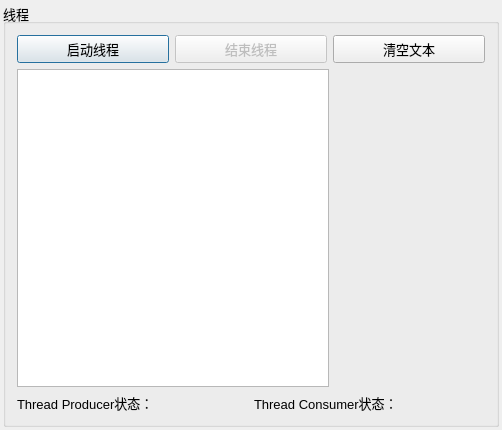
<?xml version="1.0" encoding="UTF-8"?>
<ui version="4.0">
 <class>Dialog</class>
 <widget class="QDialog" name="Dialog">
  <property name="geometry">
   <rect>
    <x>0</x>
    <y>0</y>
    <width>502</width>
    <height>430</height>
   </rect>
  </property>
  <property name="font">
   <font>
    <pointsize>10</pointsize>
   </font>
  </property>
  <property name="windowTitle">
   <string>多线程，使用QWaitCondition</string>
  </property>
  <layout class="QVBoxLayout" name="verticalLayout_2">
   <property name="spacing">
    <number>3</number>
   </property>
   <property name="leftMargin">
    <number>3</number>
   </property>
   <property name="topMargin">
    <number>3</number>
   </property>
   <property name="rightMargin">
    <number>3</number>
   </property>
   <property name="bottomMargin">
    <number>3</number>
   </property>
   <item>
    <widget class="QGroupBox" name="groupBox">
     <property name="title">
      <string>线程</string>
     </property>
     <layout class="QVBoxLayout" name="verticalLayout">
      <item>
       <layout class="QHBoxLayout" name="horizontalLayout">
        <item>
         <widget class="QPushButton" name="btnStartThread">
          <property name="text">
           <string>启动线程</string>
          </property>
         </widget>
        </item>
        <item>
         <widget class="QPushButton" name="btnStopThread">
          <property name="enabled">
           <bool>false</bool>
          </property>
          <property name="text">
           <string>结束线程</string>
          </property>
         </widget>
        </item>
        <item>
         <widget class="QPushButton" name="btnClear">
          <property name="text">
           <string>清空文本</string>
          </property>
         </widget>
        </item>
       </layout>
      </item>
      <item>
       <layout class="QHBoxLayout" name="horizontalLayout_3">
        <item>
         <widget class="QPlainTextEdit" name="plainTextEdit"/>
        </item>
        <item>
         <widget class="QLabel" name="LabPic">
          <property name="minimumSize">
           <size>
            <width>150</width>
            <height>0</height>
           </size>
          </property>
          <property name="text">
           <string/>
          </property>
          <property name="pixmap">
           <pixmap resource="res.qrc">:/dice/images/d0.jpg</pixmap>
          </property>
         </widget>
        </item>
       </layout>
      </item>
      <item>
       <layout class="QHBoxLayout" name="horizontalLayout_2">
        <item>
         <widget class="QLabel" name="LabA">
          <property name="text">
           <string>Thread Producer状态：</string>
          </property>
         </widget>
        </item>
        <item>
         <widget class="QLabel" name="LabB">
          <property name="text">
           <string>Thread Consumer状态：</string>
          </property>
         </widget>
        </item>
       </layout>
      </item>
     </layout>
    </widget>
   </item>
  </layout>
 </widget>
 <layoutdefault spacing="6" margin="11"/>
 <resources>
  <include location="res.qrc"/>
 </resources>
 <connections/>
</ui>
